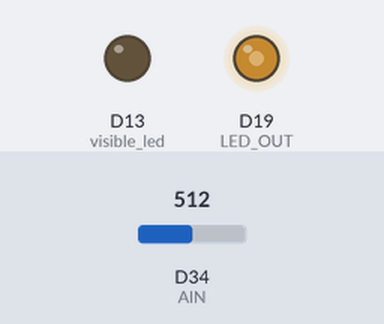
Bench run of a sketch on a simulated Arduino Due. On the bench: output pins drawn as LEDs (lit = HIGH). Inputs (shaded band) come from the test bench; at power-on: D34 (AIN) = 512 (analog values on the 0–1023 scale). What the sketch prints to the serial monitor is not drawn.

Above: at 0.1 s.
Timing chart, 0 to 1.6 s (numbered marks = the images above):
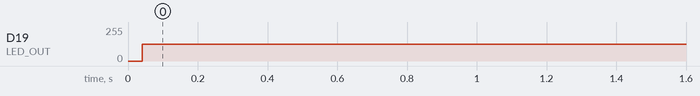

Measured:
- by itself, D19 (LED_OUT): 0/255 → 126/255 at 0.04 s

The sketch:

duncans_odometer.ino
```cpp
const int AIN = 34; // For phototransistor
const int LED_OUT = 19;
const int visible_led = 13;

// General variables
unsigned long nowTime = 0;

// LED flashing
int f_led = 2000; // LED oscilation frequency in Hz //3000
unsigned long led_period = (unsigned long)(1e6/(2*f_led)); // microseconds that it spends in on/off state.
bool LED_STATUS = LOW; // Have it turned off at the start
unsigned long next_toggle = 0; // Toggling the LED

// Lock-in detection / collecting the data
//unsigned long next_avg_time = 0;
unsigned long collectrate = led_period * 32; // Arbitrayily decided 22 times the led period. It just needs to be larger than the led period
unsigned long next_collect = 0;
int num_on_measures = 0;    //long
int num_off_measures = 0;
unsigned long on_values = 0;
unsigned long off_values = 0;
unsigned long pulses = 0;
const int resolution = 12;

// 2 crossing trigger.
double upper_threshold = 300; // TODO get real values
double lower_threshold = 20; // TODO get real values
bool crossed_upper = false;
int lock_in_data = 0;

void setup()
{
  // make analog read faster
/*  _SFR_BYTE(ADCSRA) |= _BV(ADPS2);
  _SFR_BYTE(ADCSRA) &= ~_BV(ADPS1);
  _SFR_BYTE(ADCSRA) &= ~_BV(ADPS0);
*/
  analogReadResolution(resolution);
  Serial.begin(115200);
  pinMode(LED_OUT,OUTPUT);
  pinMode(visible_led,OUTPUT);

  //nowTime = micros();
  next_toggle = micros() + led_period;
  next_collect = micros() + collectrate;
}

void loop()
{
  nowTime = micros();
  //Serial.println(LED_STATUS);
  //Serial.println(analogRead(AIN));

  // LED status
  if (nowTime > next_toggle) // Toggles the LED
  {
    LED_STATUS = not LED_STATUS;
    next_toggle += led_period;
    digitalWrite(LED_OUT,LED_STATUS);
  }
  if(LED_STATUS)
  {
    delayMicroseconds(5);
    on_values += analogRead(AIN);
    num_on_measures++;
    //Serial.print(on_values);
    //Serial.print("  Measures:");
    //Serial.println(num_on_measures);
  }
  else
  {
    delayMicroseconds(5);
    off_values += analogRead(AIN);
    num_off_measures++;
    //Serial.print(off_values);
    //Serial.print("  Measures:");
    //Serial.println(num_off_measures);
  }

  // Collection and lock-in detection
  if (nowTime > next_collect)
  {
    // Get the lock-in data
    lock_in_data = on_values/num_on_measures - off_values/num_off_measures;
    next_collect += collectrate;
    on_values = 0;
    num_on_measures = 0;
    off_values = 0;
    num_off_measures = 0;

    //Uncomment to display the raw data *****
     Serial.print("Lock in data: ");
     Serial.println(lock_in_data);

    // Check if the data was a rotation
    if(crossed_upper)
    {
      if(lock_in_data < lower_threshold)
      {
        digitalWrite(visible_led,LOW);
        //Uncomment to count pulses *****
        //Serial.println(++pulses);
        crossed_upper = false;
      }
    }else if (lock_in_data > upper_threshold)
    {
      digitalWrite(visible_led,HIGH);
      crossed_upper = true;
    }
  }
}
```
